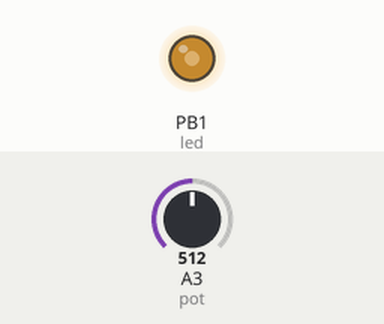
Bench run of a sketch on a simulated ATtiny85, built with avr-gcc and run on an emulated ATtiny85. Shown: output pins drawn as LEDs (lit = HIGH). The inputs (shaded band) are chosen by the test bench; at power-on: A3 (pot) = 512.

Above: at 1.2 s.
1.3 s: A3 (pot) set to 716
At 2.5 s:
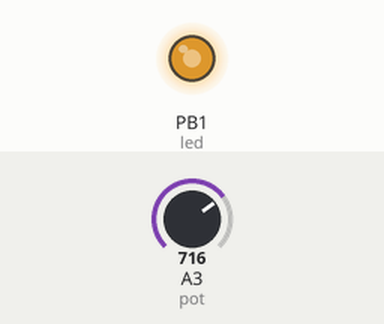
2.8 s: A3 (pot) set to 900
At 3.8 s:
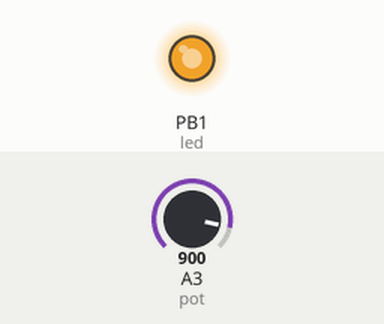
4.3 s: A3 (pot) set to 122
At 4.9 s:
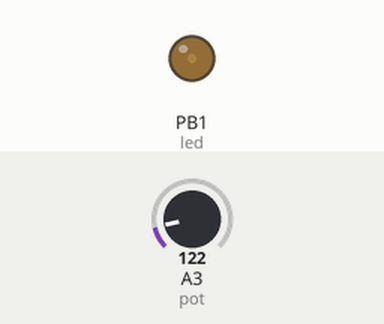
5.8 s: A3 (pot) set to 0
At 7.0 s:
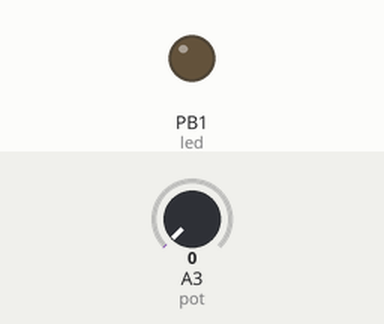
7.3 s: A3 (pot) set to 511
At 8.4 s:
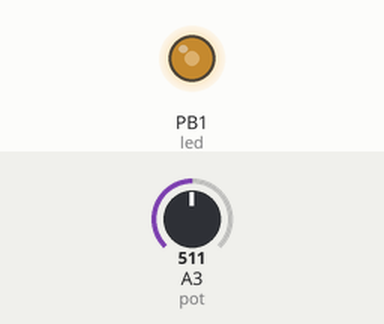
Timing chart, 0 to 9.8 s (numbered marks = the images above; inputs shaded):
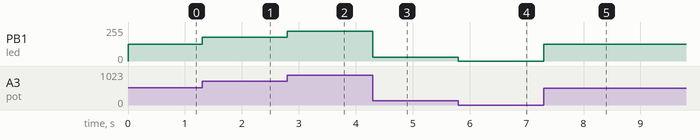

Measured:
- after the input at 1.3 s, PB1 (led): 127/255 → 178/255 at once
- after the input at 2.8 s, PB1 (led): 178/255 → 224/255 at once
- after the input at 4.3 s, PB1 (led): 224/255 → 30/255 at once
- after the input at 5.8 s, PB1 (led): 30/255 → 0/255 at once
- after the input at 7.3 s, PB1 (led): 0/255 → 127/255 at once

The sketch:

sketch_jul6a.ino
```cpp
int led = 1;         // PWM-capable pin (like pin 0/1 on ATtiny85)
int pot = A3;        // Potentiometer input pin.Don't use pwm.
int pot_val = 0;

void setup() {
  pinMode(led, OUTPUT);
  pinMode(pot, INPUT);
}

void loop() {
  pot_val = analogRead(pot);                    // Read analog input (0–1023)
  pot_val = map(pot_val, 0, 1023, 0, 255);      // Scale to 0–255 for PWM
  analogWrite(led, pot_val);                    // Write brightness level
}
```
